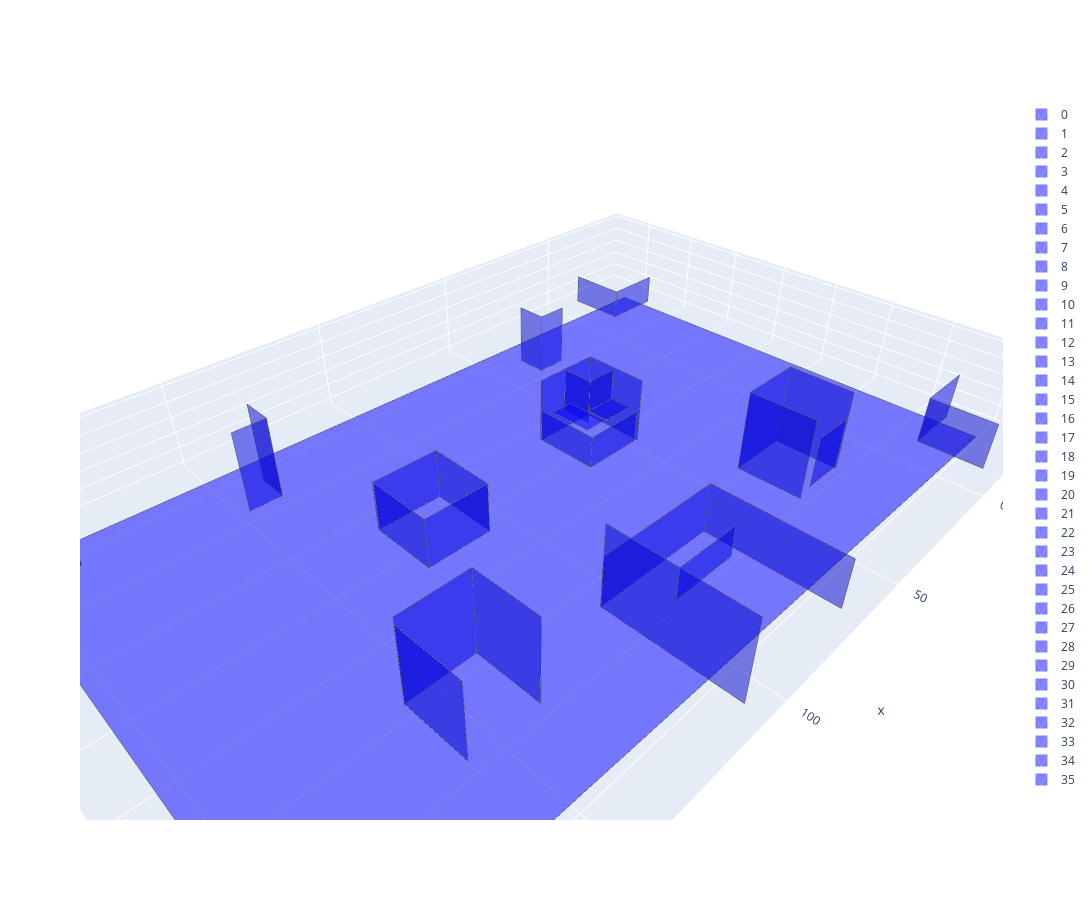

Notebook source saved alongside this figure:
### Code cell
# Plot merge
fig = go.Figure(data=merged.plot_trace(colors=['blue']))
fig.update_layout(width=1500, height=900, scene=dict(aspectmode='data'))
fig.show()

### Figure 1 — Plotly figure (JSON) as saved in the notebook; plotly's stock layout.template omitted (floating-point values rounded to 4 significant figures)
{"data": [{"color": "blue", "i": [0, 0], "j": [1, 2], "k": [2, 3], "name": "0", "opacity": 0.5, "showlegend": true, "type": "mesh3d", "x": [204.7, -26.31, -27.26, 203.7], "y": [18.06, 19.62, -120.7, -122.3], "z": [0.5928, -1.036, -1.202, 0.4265]}, {"line": {"color": "rgb(70,70,70)", "width": 1}, "mode": "lines", "showlegend": false, "type": "scatter3d", "x": [204.7, -26.31, -27.26, 203.7, 204.7], "y": [18.06, 19.62, -120.7, -122.3, 18.06], "z": [0.5928, -1.036, -1.202, 0.4265, 0.5928]}, {"color": "blue", "i": [0, 0], "j": [1, 2], "k": [2, 3], "name": "1", "opacity": 0.5, "showlegend": true, "type": "mesh3d", "x": [128.4, 108.2, 108.1, 128.3], "y": [-51.07, -51.09, -51.15, -51.13], "z": [-0.178, -0.3318, 14.93, 15.08]}, {"line": {"color": "rgb(70,70,70)", "width": 1}, "mode": "lines", "showlegend": false, "type": "scatter3d", "x": [128.4, 108.2, 108.1, 128.3, 128.4], "y": [-51.07, -51.09, -51.15, -51.13, -51.07], "z": [-0.178, -0.3318, 14.93, 15.08, -0.178]}, {"color": "blue", "i": [0, 0], "j": [1, 2], "k": [2, 3], "name": "2", "opacity": 0.5, "showlegend": true, "type": "mesh3d", "x": [148.4, 138.5, 138.3, 148.2], "y": [-102.0, -102.0, -102.0, -102.0], "z": [0.1414, 0.07241, 25.1, 25.17]}, {"line": {"color": "rgb(70,70,70)", "width": 1}, "mode": "lines", "showlegend": false, "type": "scatter3d", "x": [148.4, 138.5, 138.3, 148.2, 148.4], "y": [-102.0, -102.0, -102.0, -102.0, -102.0], "z": [0.1414, 0.07241, 25.1, 25.17, 0.1414]}, {"color": "blue", "i": [0, 0], "j": [1, 2], "k": [2, 3], "name": "3", "opacity": 0.5, "showlegend": true, "type": "mesh3d", "x": [128.3, 128.4, 128.3, 128.2], "y": [-71.51, -51.07, -51.13, -71.57], "z": [-0.2621, -0.178, 15.08, 15.0]}, {"line": {"color": "rgb(70,70,70)", "width": 1}, "mode": "lines", "showlegend": false, "type": "scatter3d", "x": [128.3, 128.4, 128.3, 128.2, 128.3], "y": [-71.51, -51.07, -51.13, -71.57, -71.51], "z": [-0.2621, -0.178, 15.08, 15.0, -0.2621]}, {"color": "blue", "i": [0, 0], "j": [1, 2], "k": [2, 3], "name": "4", "opacity": 0.5, "showlegend": true, "type": "mesh3d", "x": [188.6, 208.1, 208.1, 188.6], "y": [8.103, 8.068, 8.087, 8.122], "z": [0.4655, 0.5494, 10.52, 10.44]}, {"line": {"color": "rgb(70,70,70)", "width": 1}, "mode": "lines", "showlegend": false, "type": "scatter3d", "x": [188.6, 208.1, 208.1, 188.6, 188.6], "y": [8.103, 8.068, 8.087, 8.122, 8.103], "z": [0.4655, 0.5494, 10.52, 10.44, 0.4655]}, {"color": "blue", "i": [0, 0], "j": [1, 2], "k": [2, 3], "name": "5", "opacity": 0.5, "showlegend": true, "type": "mesh3d", "x": [158.5, 158.3, 158.2, 158.4], "y": [-21.77, -2.008, -2.09, -21.85], "z": [0.1708, 0.239, 23.27, 23.21]}, {"line": {"color": "rgb(70,70,70)", "width": 1}, "mode": "lines", "showlegend": false, "type": "scatter3d", "x": [158.5, 158.3, 158.2, 158.4, 158.5], "y": [-21.77, -2.008, -2.09, -21.85, -21.77], "z": [0.1708, 0.239, 23.27, 23.21, 0.1708]}, {"color": "blue", "i": [0, 0], "j": [1, 2], "k": [2, 3], "name": "6", "opacity": 0.5, "showlegend": true, "type": "mesh3d", "x": [188.6, 188.6, 188.6, 188.6], "y": [26.12, 8.103, 8.122, 26.14], "z": [0.4317, 0.4655, 10.44, 10.4]}, {"line": {"color": "rgb(70,70,70)", "width": 1}, "mode": "lines", "showlegend": false, "type": "scatter3d", "x": [188.6, 188.6, 188.6, 188.6, 188.6], "y": [26.12, 8.103, 8.122, 26.14, 26.12], "z": [0.4317, 0.4655, 10.44, 10.4, 0.4317]}, {"color": "blue", "i": [0, 0], "j": [1, 2], "k": [2, 3], "name": "7", "opacity": 0.5, "showlegend": true, "type": "mesh3d", "x": [138.5, 158.5, 158.4, 138.4], "y": [-21.89, -21.92, -21.94, -21.92], "z": [-0.04647, 0.09027, 25.29, 25.15]}, {"line": {"color": "rgb(70,70,70)", "width": 1}, "mode": "lines", "showlegend": false, "type": "scatter3d", "x": [138.5, 158.5, 158.4, 138.4, 138.5], "y": [-21.89, -21.92, -21.94, -21.92, -21.89], "z": [-0.04647, 0.09027, 25.29, 25.15, -0.04647]}, {"color": "blue", "i": [0, 0], "j": [1, 2], "k": [2, 3], "name": "8", "opacity": 0.5, "showlegend": true, "type": "mesh3d", "x": [208.2, 188.7, 188.6, 208.1], "y": [-111.9, -111.9, -111.9, -112.0], "z": [0.5107, 0.4237, 10.16, 10.25]}, {"line": {"color": "rgb(70,70,70)", "width": 1}, "mode": "lines", "showlegend": false, "type": "scatter3d", "x": [208.2, 188.7, 188.6, 208.1, 208.2], "y": [-111.9, -111.9, -111.9, -112.0, -111.9], "z": [0.5107, 0.4237, 10.16, 10.25, 0.5107]}, {"color": "blue", "i": [0, 0], "j": [1, 2], "k": [2, 3], "name": "9", "opacity": 0.5, "showlegend": true, "type": "mesh3d", "x": [68.51, 108.5, 108.4, 68.39], "y": [-11.84, -12.16, -12.19, -11.87], "z": [-0.6057, -0.2779, 15.12, 14.8]}, {"line": {"color": "rgb(70,70,70)", "width": 1}, "mode": "lines", "showlegend": false, "type": "scatter3d", "x": [68.51, 108.5, 108.4, 68.39, 68.51], "y": [-11.84, -12.16, -12.19, -11.87, -11.84], "z": [-0.6057, -0.2779, 15.12, 14.8, -0.6057]}, {"color": "blue", "i": [0, 0], "j": [1, 2], "k": [2, 3], "name": "10", "opacity": 0.5, "showlegend": true, "type": "mesh3d", "x": [108.4, 108.3, 108.1, 108.2], "y": [-12.16, 27.8, 27.75, -12.21], "z": [-0.2811, -0.2048, 24.9, 24.83]}, {"line": {"color": "rgb(70,70,70)", "width": 1}, "mode": "lines", "showlegend": false, "type": "scatter3d", "x": [108.4, 108.3, 108.1, 108.2, 108.4], "y": [-12.16, 27.8, 27.75, -12.21, -12.16], "z": [-0.2811, -0.2048, 24.9, 24.83, -0.2811]}, {"color": "blue", "i": [0, 0], "j": [1, 2], "k": [2, 3], "name": "11", "opacity": 0.5, "showlegend": true, "type": "mesh3d", "x": [68.34, 68.38, 68.29, 68.25], "y": [-71.9, -51.8, -51.8, -71.9], "z": [-0.5606, -0.5588, 9.665, 9.663]}, {"line": {"color": "rgb(70,70,70)", "width": 1}, "mode": "lines", "showlegend": false, "type": "scatter3d", "x": [68.34, 68.38, 68.29, 68.25, 68.34], "y": [-71.9, -51.8, -51.8, -71.9, -71.9], "z": [-0.5606, -0.5588, 9.665, 9.663, -0.5606]}, {"color": "blue", "i": [0, 0], "j": [1, 2], "k": [2, 3], "name": "12", "opacity": 0.5, "showlegend": true, "type": "mesh3d", "x": [88.55, 108.3, 108.2, 88.46], "y": [8.198, 8.057, 7.984, 8.124], "z": [15.69, 15.89, 24.81, 24.62]}, {"line": {"color": "rgb(70,70,70)", "width": 1}, "mode": "lines", "showlegend": false, "type": "scatter3d", "x": [88.55, 108.3, 108.2, 88.46, 88.55], "y": [8.198, 8.057, 7.984, 8.124, 8.198], "z": [15.69, 15.89, 24.81, 24.62, 15.69]}, {"color": "blue", "i": [0, 0], "j": [1, 2], "k": [2, 3], "name": "13", "opacity": 0.5, "showlegend": true, "type": "mesh3d", "x": [138.4, 138.5, 138.4, 138.2], "y": [-2.036, -21.89, -21.92, -2.061], "z": [-0.02831, -0.04647, 25.15, 25.17]}, {"line": {"color": "rgb(70,70,70)", "width": 1}, "mode": "lines", "showlegend": false, "type": "scatter3d", "x": [138.4, 138.5, 138.4, 138.2, 138.4], "y": [-2.036, -21.89, -21.92, -2.061, -2.036], "z": [-0.02831, -0.04647, 25.15, 25.17, -0.02831]}, {"color": "blue", "i": [0, 0], "j": [1, 2], "k": [2, 3], "name": "14", "opacity": 0.5, "showlegend": true, "type": "mesh3d", "x": [38.52, 38.4, 38.22, 38.34], "y": [-21.83, -1.502, -1.531, -21.86], "z": [-0.7598, -0.7375, 24.51, 24.48]}, {"line": {"color": "rgb(70,70,70)", "width": 1}, "mode": "lines", "showlegend": false, "type": "scatter3d", "x": [38.52, 38.4, 38.22, 38.34, 38.52], "y": [-21.83, -1.502, -1.531, -21.86, -21.83], "z": [-0.7598, -0.7375, 24.51, 24.48, -0.7598]}, {"color": "blue", "i": [0, 0], "j": [1, 2], "k": [2, 3], "name": "15", "opacity": 0.5, "showlegend": true, "type": "mesh3d", "x": [108.2, 108.0, 107.8, 108.1], "y": [-51.09, -71.74, -71.81, -51.15], "z": [-0.3318, -0.4177, 14.84, 14.93]}, {"line": {"color": "rgb(70,70,70)", "width": 1}, "mode": "lines", "showlegend": false, "type": "scatter3d", "x": [108.2, 108.0, 107.8, 108.1, 108.2], "y": [-51.09, -71.74, -71.81, -51.15, -51.09], "z": [-0.3318, -0.4177, 14.84, 14.93, -0.3318]}, {"color": "blue", "i": [0, 0], "j": [1, 2], "k": [2, 3], "name": "16", "opacity": 0.5, "showlegend": true, "type": "mesh3d", "x": [68.38, 48.61, 48.52, 68.29], "y": [-51.8, -52.02, -52.02, -51.8], "z": [-0.5588, -0.7388, 9.485, 9.665]}, {"line": {"color": "rgb(70,70,70)", "width": 1}, "mode": "lines", "showlegend": false, "type": "scatter3d", "x": [68.38, 48.61, 48.52, 68.29, 68.38], "y": [-51.8, -52.02, -52.02, -51.8, -51.8], "z": [-0.5588, -0.7388, 9.485, 9.665, -0.5588]}, {"color": "blue", "i": [0, 0], "j": [1, 2], "k": [2, 3], "name": "17", "opacity": 0.5, "showlegend": true, "type": "mesh3d", "x": [18.43, 38.52, 38.34, 18.25], "y": [-21.83, -21.83, -21.86, -21.86], "z": [-0.9017, -0.7598, 24.48, 24.34]}, {"line": {"color": "rgb(70,70,70)", "width": 1}, "mode": "lines", "showlegend": false, "type": "scatter3d", "x": [18.43, 38.52, 38.34, 18.25, 18.43], "y": [-21.83, -21.83, -21.86, -21.86, -21.83], "z": [-0.9017, -0.7598, 24.48, 24.34, -0.9017]}, {"color": "blue", "i": [0, 0], "j": [1, 2], "k": [2, 3], "name": "18", "opacity": 0.5, "showlegend": true, "type": "mesh3d", "x": [58.45, 58.47, 58.37, 58.36], "y": [-71.84, -62.0, -62.07, -71.9], "z": [5.339, 5.385, 19.46, 19.41]}, {"line": {"color": "rgb(70,70,70)", "width": 1}, "mode": "lines", "showlegend": false, "type": "scatter3d", "x": [58.45, 58.47, 58.37, 58.36, 58.45], "y": [-71.84, -62.0, -62.07, -71.9, -71.84], "z": [5.339, 5.385, 19.46, 19.41, 5.339]}, {"color": "blue", "i": [0, 0], "j": [1, 2], "k": [2, 3], "name": "19", "opacity": 0.5, "showlegend": true, "type": "mesh3d", "x": [38.39, 38.43, 38.28, 38.23], "y": [-111.7, -101.9, -102.0, -111.7], "z": [-0.6424, -0.6253, 19.3, 19.28]}, {"line": {"color": "rgb(70,70,70)", "width": 1}, "mode": "lines", "showlegend": false, "type": "scatter3d", "x": [38.39, 38.43, 38.28, 38.23, 38.39], "y": [-111.7, -101.9, -102.0, -111.7, -111.7], "z": [-0.6424, -0.6253, 19.3, 19.28, -0.6424]}, {"color": "blue", "i": [0, 0], "j": [1, 2], "k": [2, 3], "name": "20", "opacity": 0.5, "showlegend": true, "type": "mesh3d", "x": [138.5, 138.5, 138.3, 138.3], "y": [-102.0, -111.7, -111.8, -102.0], "z": [0.07241, 0.07187, 25.1, 25.1]}, {"line": {"color": "rgb(70,70,70)", "width": 1}, "mode": "lines", "showlegend": false, "type": "scatter3d", "x": [138.5, 138.5, 138.3, 138.3, 138.5], "y": [-102.0, -111.7, -111.8, -102.0, -102.0], "z": [0.07241, 0.07187, 25.1, 25.1, 0.07241]}, {"color": "blue", "i": [0, 0], "j": [1, 2], "k": [2, 3], "name": "21", "opacity": 0.5, "showlegend": true, "type": "mesh3d", "x": [108.0, 128.4, 128.3, 107.8], "y": [-71.74, -71.95, -72.01, -71.81], "z": [-0.4177, -0.2636, 15.0, 14.84]}, {"line": {"color": "rgb(70,70,70)", "width": 1}, "mode": "lines", "showlegend": false, "type": "scatter3d", "x": [108.0, 128.4, 128.3, 107.8, 108.0], "y": [-71.74, -71.95, -72.01, -71.81, -71.74], "z": [-0.4177, -0.2636, 15.0, 14.84, -0.4177]}, {"color": "blue", "i": [0, 0], "j": [1, 2], "k": [2, 3], "name": "22", "opacity": 0.5, "showlegend": true, "type": "mesh3d", "x": [47.59, 68.46, 68.32, 47.45], "y": [-71.9, -72.1, -72.11, -71.9], "z": [-0.8841, -0.7495, 19.78, 19.65]}, {"line": {"color": "rgb(70,70,70)", "width": 1}, "mode": "lines", "showlegend": false, "type": "scatter3d", "x": [47.59, 68.46, 68.32, 47.45, 47.59], "y": [-71.9, -72.1, -72.11, -71.9, -71.9], "z": [-0.8841, -0.7495, 19.78, 19.65, -0.8841]}, {"color": "blue", "i": [0, 0], "j": [1, 2], "k": [2, 3], "name": "23", "opacity": 0.5, "showlegend": true, "type": "mesh3d", "x": [188.7, 188.8, 188.8, 188.6], "y": [-111.9, -130.7, -130.8, -111.9], "z": [0.4237, 0.3509, 10.09, 10.16]}, {"line": {"color": "rgb(70,70,70)", "width": 1}, "mode": "lines", "showlegend": false, "type": "scatter3d", "x": [188.7, 188.8, 188.8, 188.6, 188.7], "y": [-111.9, -130.7, -130.8, -111.9, -111.9], "z": [0.4237, 0.3509, 10.09, 10.16, 0.4237]}, {"color": "blue", "i": [0, 0], "j": [1, 2], "k": [2, 3], "name": "24", "opacity": 0.5, "showlegend": true, "type": "mesh3d", "x": [66.42, 66.4, 59.07, 59.09], "y": [-69.1, -55.36, -55.37, -69.11], "z": [9.545, 9.685, 9.594, 9.454]}, {"line": {"color": "rgb(70,70,70)", "width": 1}, "mode": "lines", "showlegend": false, "type": "scatter3d", "x": [66.42, 66.4, 59.07, 59.09, 66.42], "y": [-69.1, -55.36, -55.37, -69.11, -69.1], "z": [9.545, 9.685, 9.594, 9.454, 9.545]}, {"color": "blue", "i": [0, 0], "j": [1, 2], "k": [2, 3], "name": "25", "opacity": 0.5, "showlegend": true, "type": "mesh3d", "x": [58.44, 48.51, 48.44, 58.37], "y": [-62.1, -61.99, -62.04, -62.15], "z": [9.576, 9.509, 19.38, 19.44]}, {"line": {"color": "rgb(70,70,70)", "width": 1}, "mode": "lines", "showlegend": false, "type": "scatter3d", "x": [58.44, 48.51, 48.44, 58.37, 58.44], "y": [-62.1, -61.99, -62.04, -62.15, -62.1], "z": [9.576, 9.509, 19.38, 19.44, 9.576]}, {"color": "blue", "i": [0, 0], "j": [1, 2], "k": [2, 3], "name": "26", "opacity": 0.5, "showlegend": true, "type": "mesh3d", "x": [68.78, 68.51, 68.39, 68.66], "y": [27.94, -11.84, -11.87, 27.91], "z": [-0.5271, -0.6057, 14.8, 14.87]}, {"line": {"color": "rgb(70,70,70)", "width": 1}, "mode": "lines", "showlegend": false, "type": "scatter3d", "x": [68.78, 68.51, 68.39, 68.66, 68.78], "y": [27.94, -11.84, -11.87, 27.91, 27.94], "z": [-0.5271, -0.6057, 14.8, 14.87, -0.5271]}, {"color": "blue", "i": [0, 0], "j": [1, 2], "k": [2, 3], "name": "27", "opacity": 0.5, "showlegend": true, "type": "mesh3d", "x": [38.43, 28.6, 28.44, 38.28], "y": [-101.9, -101.9, -101.9, -102.0], "z": [-0.6253, -0.7037, 19.22, 19.3]}, {"line": {"color": "rgb(70,70,70)", "width": 1}, "mode": "lines", "showlegend": false, "type": "scatter3d", "x": [38.43, 28.6, 28.44, 38.28, 38.43], "y": [-101.9, -101.9, -101.9, -102.0, -101.9], "z": [-0.6253, -0.7037, 19.22, 19.3, -0.6253]}, {"color": "blue", "i": [0, 0], "j": [1, 2], "k": [2, 3], "name": "28", "opacity": 0.5, "showlegend": true, "type": "mesh3d", "x": [48.59, 48.51, 58.44, 58.52], "y": [-54.99, -61.99, -62.1, -55.1], "z": [9.506, 9.509, 9.576, 9.574]}, {"line": {"color": "rgb(70,70,70)", "width": 1}, "mode": "lines", "showlegend": false, "type": "scatter3d", "x": [48.59, 48.51, 58.44, 58.52, 48.59], "y": [-54.99, -61.99, -62.1, -55.1, -54.99], "z": [9.506, 9.509, 9.576, 9.574, 9.506]}, {"color": "blue", "i": [0, 0], "j": [1, 2], "k": [2, 3], "name": "29", "opacity": 0.5, "showlegend": true, "type": "mesh3d", "x": [47.72, 47.59, 47.45, 47.59], "y": [-51.64, -71.9, -71.9, -51.64], "z": [-0.878, -0.8841, 19.65, 19.66]}, {"line": {"color": "rgb(70,70,70)", "width": 1}, "mode": "lines", "showlegend": false, "type": "scatter3d", "x": [47.72, 47.59, 47.45, 47.59, 47.72], "y": [-51.64, -71.9, -71.9, -51.64, -51.64], "z": [-0.878, -0.8841, 19.65, 19.66, -0.878]}, {"color": "blue", "i": [0, 0], "j": [1, 2], "k": [2, 3], "name": "30", "opacity": 0.5, "showlegend": true, "type": "mesh3d", "x": [-31.23, -11.54, -11.64, -31.34], "y": [8.315, 8.182, 8.165, 8.298], "z": [-1.117, -0.9782, 14.03, 13.89]}, {"line": {"color": "rgb(70,70,70)", "width": 1}, "mode": "lines", "showlegend": false, "type": "scatter3d", "x": [-31.23, -11.54, -11.64, -31.34, -31.23], "y": [8.315, 8.182, 8.165, 8.298, 8.315], "z": [-1.117, -0.9782, 14.03, 13.89, -1.117]}, {"color": "blue", "i": [0, 0], "j": [1, 2], "k": [2, 3], "name": "31", "opacity": 0.5, "showlegend": true, "type": "mesh3d", "x": [-11.54, -11.4, -11.51, -11.64], "y": [8.182, 27.97, 27.95, 8.165], "z": [-0.9782, -0.9548, 14.06, 14.03]}, {"line": {"color": "rgb(70,70,70)", "width": 1}, "mode": "lines", "showlegend": false, "type": "scatter3d", "x": [-11.54, -11.4, -11.51, -11.64, -11.54], "y": [8.182, 27.97, 27.95, 8.165, 8.182], "z": [-0.9782, -0.9548, 14.06, 14.03, -0.9782]}, {"color": "blue", "i": [0, 0], "j": [1, 2], "k": [2, 3], "name": "32", "opacity": 0.5, "showlegend": true, "type": "mesh3d", "x": [-11.49, -30.89, -30.94, -11.53], "y": [-112.0, -112.0, -112.0, -112.0], "z": [-1.113, -1.2, 8.898, 8.986]}, {"line": {"color": "rgb(70,70,70)", "width": 1}, "mode": "lines", "showlegend": false, "type": "scatter3d", "x": [-11.49, -30.89, -30.94, -11.53, -11.49], "y": [-112.0, -112.0, -112.0, -112.0, -112.0], "z": [-1.113, -1.2, 8.898, 8.986, -1.113]}, {"color": "blue", "i": [0, 0], "j": [1, 2], "k": [2, 3], "name": "33", "opacity": 0.5, "showlegend": true, "type": "mesh3d", "x": [-11.52, -11.49, -11.53, -11.57], "y": [-131.5, -112.0, -112.0, -131.5], "z": [-1.061, -1.113, 8.986, 9.037]}, {"line": {"color": "rgb(70,70,70)", "width": 1}, "mode": "lines", "showlegend": false, "type": "scatter3d", "x": [-11.52, -11.49, -11.53, -11.57, -11.52], "y": [-131.5, -112.0, -112.0, -131.5, -131.5], "z": [-1.061, -1.113, 8.986, 9.037, -1.061]}, {"color": "blue", "i": [0, 0], "j": [1, 2], "k": [2, 3], "name": "34", "opacity": 0.5, "showlegend": true, "type": "mesh3d", "x": [18.56, 18.43, 18.25, 18.38], "y": [-1.907, -21.83, -21.86, -1.935], "z": [-0.878, -0.9017, 24.34, 24.37]}, {"line": {"color": "rgb(70,70,70)", "width": 1}, "mode": "lines", "showlegend": false, "type": "scatter3d", "x": [18.56, 18.43, 18.25, 18.38, 18.56], "y": [-1.907, -21.83, -21.86, -1.935, -1.907], "z": [-0.878, -0.9017, 24.34, 24.37, -0.878]}, {"color": "blue", "i": [0, 0], "j": [1, 2], "k": [2, 3], "name": "35", "opacity": 0.5, "showlegend": true, "type": "mesh3d", "x": [33.1, 19.42, 19.31, 32.99], "y": [-1.971, -1.879, -1.897, -1.989], "z": [0.2626, 0.1662, 16.21, 16.31]}, {"line": {"color": "rgb(70,70,70)", "width": 1}, "mode": "lines", "showlegend": false, "type": "scatter3d", "x": [33.1, 19.42, 19.31, 32.99, 33.1], "y": [-1.971, -1.879, -1.897, -1.989, -1.971], "z": [0.2626, 0.1662, 16.21, 16.31, 0.2626]}], "layout": {"height": 900, "scene": {"aspectmode": "data"}, "width": 1500}}
